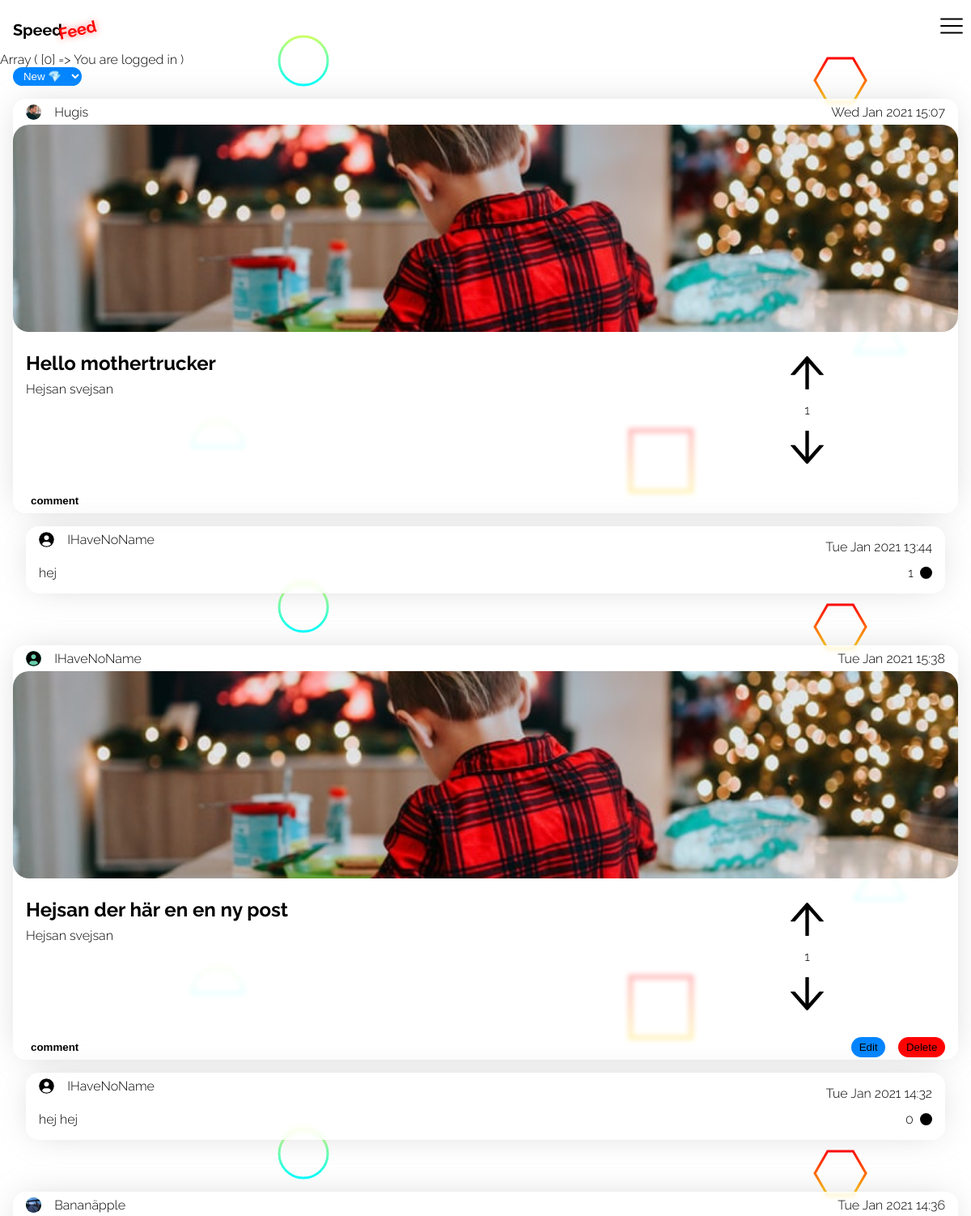
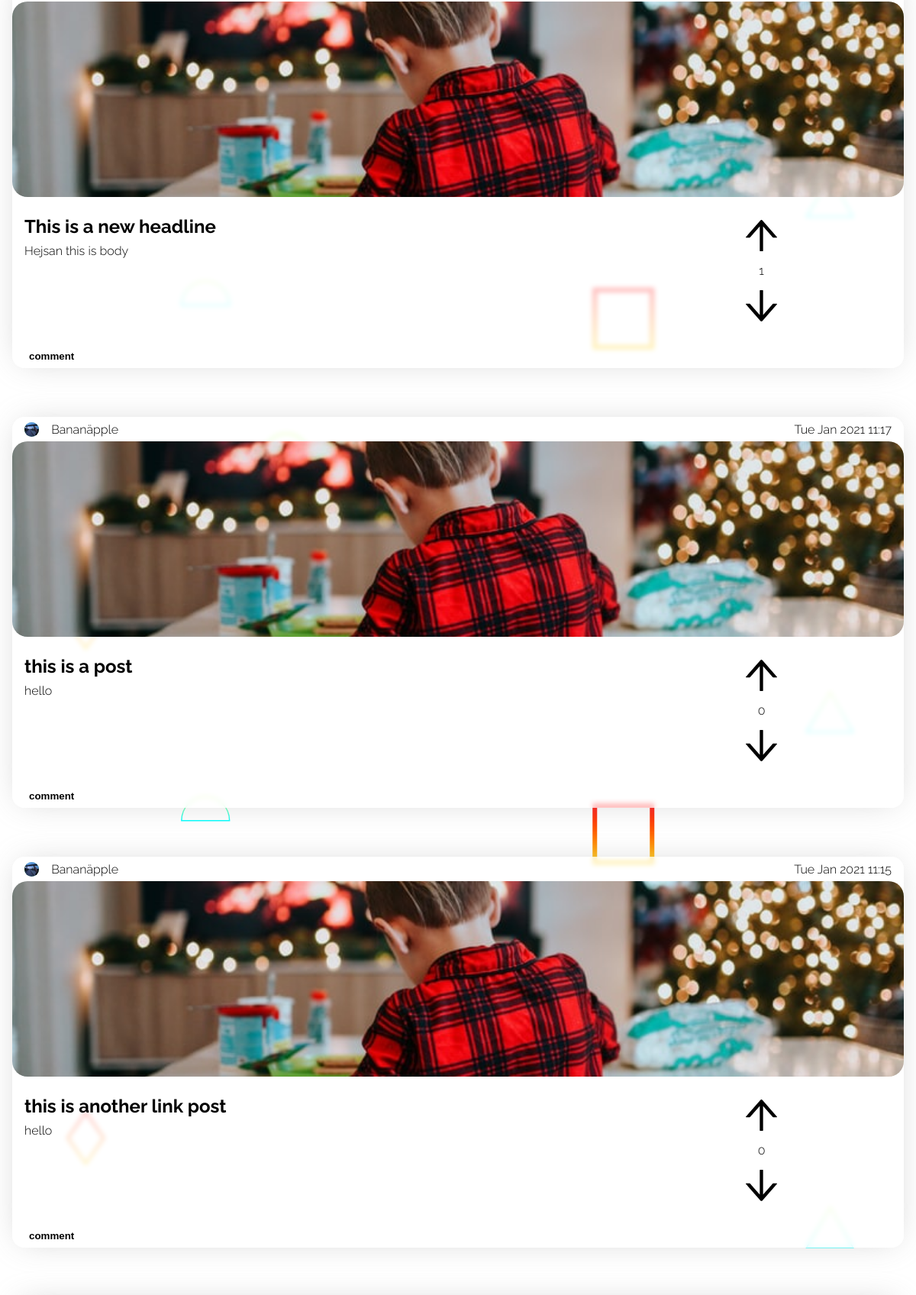
The page /views/index.php (signed in, upper part) on the database its author committed (2 pictures, top to bottom).
### tables this page shows
CREATE TABLE "Users" ("id" integer,"name" varchar,"email" varchar,"avatar_path" varchar,"password_hash" varchar,"bio" text, "sort_by" varchar, PRIMARY KEY (id));

CREATE TABLE "Posts" ("id" integer,"user_id" int,"header" varchar,"body" text,"date" int, "color" varchar, "upDown" int, "link" varchar, PRIMARY KEY (id));

CREATE TABLE "Comments" ("id" integer,"user_id" int,"post_id" int,"body" text, "date" int, PRIMARY KEY (id));

### functions.php (called while the page is built, shortened)
<?php
function logMessage()
{
    $errorArray = [];
    if (count($_SESSION['message']) > 0) {
        foreach (($_SESSION['message']) as $message) {
            if ($message['type'] !== 3) {
                $errorArray[] = $message['message'];
            } else {
                $errorArray = [];
            }
        }
        if (count($errorArray) > 0) {
            print_r($errorArray);
        }
    }
}
function existUpvote($db, $commentid, $userid)
{
    $query = 'SELECT * FROM comment_likes WHERE comment_id = :comment_id AND user_id = :user_id';
    $statement = $db->prepare($query);
    $statement->bindParam(':comment_id', $commentid, PDO::PARAM_INT);
    $statement->bindParam(':user_id', $userid, PDO::PARAM_INT);
    $statement->execute();
    $upvote = $statement->fetch(PDO::FETCH_ASSOC);
    if ($upvote) {
        return true;
    } else {
        return false;
    }
}
function getUpvotes($db, $id): int
{
    $query = 'SELECT COUNT(*) FROM comment_likes WHERE comment_id = :comment_id';
    $statement = $db->prepare($query);
    $statement->bindParam(':comment_id', $id, PDO::PARAM_INT);
    $statement->execute();
    $upvotes = $statement->fetch(PDO::FETCH_ASSOC);
    return (int) $upvotes["COUNT(*)"];
}

### views/index.php (the view, shortened to what this page needs)
<?php
require('header.php');
require('../functions.php');
$db = new PDO('sqlite:../hacker_news_database.sqlite3');
if (isset($_SESSION['user'])) {
    $userId = $_SESSION['user']['id'];
    $stmt = $db->prepare("SELECT sort_by FROM Users where id = :userId");
    $stmt->bindParam(':userId', $userId);
    $stmt->execute();
    $data = $stmt->fetch(PDO::FETCH_ASSOC);
    $sort_by = $data['sort_by'];
} else {
    if (isset($_SESSION['sort'])) {
        $sort_by = $_SESSION['sort'];
    } else {
        $sort_by = 'new';
    }
}
if ($sort_by === 'new') {
    $result = $db->query("SELECT * FROM Posts ORDER BY \"date\" DESC LIMIT 30");
} else if ($sort_by === 'mostupvoted') {
    $result = $db->query("SELECT id, user_id, header, body, date, link, ifnull((select sum(up_down) from likes where posts.id=likes.post_id), 0) AS antallikes FROM Posts ORDER BY antallikes DESC LIMIT 30");
}
$posts = $result->fetchAll(PDO::FETCH_ASSOC);
?>
<body>
    <?php require('./nav.php') ?>
    <select class="sort-by" name="sort" id="">
        <option <?php if ($sort_by === 'new') {
                    echo 'selected';
                } ?>value="new">New 💎</option>
    </select>
    <?php foreach ($posts as $post) : ?>
        <?php
        $postId = $post['id'];
        $upvoteImage = '/images/upvote.svg';
        $downvoteImage = '/images/downvote.svg';
        if (isset($_SESSION['user'])) {
            $hasLikedResult = $db->query("SELECT * FROM Likes WHERE post_id = $postId AND user_id = $userId AND up_down = 1");
            $hasLikedData = $hasLikedResult->fetch(PDO::FETCH_ASSOC);
            if (isset($hasLikedData['id'])) {
                $hasLiked = true;
                $upvoteImage = '/images/upvoteActive.svg';
            } else {
                $hasLiked = false;
                $upvoteImage = '/images/upvote.svg';
            }
            $hasDislikedResult = $db->query("SELECT id FROM Likes WHERE post_id = $postId AND user_id = $userId AND up_down = -1");
            $hasDislikedData = $hasDislikedResult->fetch(PDO::FETCH_ASSOC);
            if (isset($hasDislikedData['id'])) {
                $hasDisliked = true;
                $downvoteImage = '/images/downvoteActive.svg';
            } else {
                $hasDisliked = false;
                $downvoteImage = '/images/downvote.svg';
            }
        }
        $commentResult = $db->query("SELECT * FROM Comments WHERE post_id = $postId");
        $comments = $commentResult->fetchAll(PDO::FETCH_ASSOC);
        $likesResult = $db->query("SELECT COUNT(user_id) AS 'likes' FROM Likes WHERE post_id = $postId AND up_down = 1");
        $likes = $likesResult->fetch(PDO::FETCH_ASSOC)['likes'];
        $dislikeResult = $db->query("SELECT COUNT(user_id) AS 'dislikes' FROM Likes WHERE post_id = $postId AND up_down = -1");
        $dislikes = $dislikeResult->fetch(PDO::FETCH_ASSOC)['dislikes'];
        $LikesSum = $likes - $dislikes;
        $postUserId = $post['user_id'];
        $result = $db->query("SELECT * FROM Users WHERE id = $postUserId");
        $user = $result->fetch(PDO::FETCH_ASSOC);
        isset($user['avatar_path']) ? $avatarPath = $user['avatar_path'] : $avatarPath = '/Account/uploads/default.svg';
        if (isset($user['name'])) {
            $userName = $user['name'];
        } else {
            $userName = 'IHaveNoName';
        }
        ?>
        <div data-postId="<?= $postId ?>" class="post id<?= $postId ?> post-group<?= $postId ?>">
            <div class="date-section">
                <div class="left">
                    <img src=<?= $avatarPath ?> alt="">
                    <p class="name"><?= $userName ?></p>
                </div>
                <div class="right">
                    <p class="date"><?= date('D M Y H:i', $post['date']) ?></p>
                </div>
            </div>
            <a href="<?= $post['link'] ?>">
                <div class="image-section">
                    <img src="/images/photo-1609050470947-f35aa6071497.jpeg" alt="">
                </div>
            </a>
            <div class="text-section">
                <div class="text-section-text">
                    <h2><?= $post['header'] ?></h2>
                    <p><?= $post['body'] ?></p>
                </div>
                <div class="text-section-vote" data-post="<?= $post['id'] ?>">
                    <div class="upvote-section img-container">
                        <img class="upvote <?= $hasLiked ? 'upvote-active' : 'upvoteInactive' ?>" src="<?= $upvoteImage ?>" alt="">
                    </div>
                    <p><?= $LikesSum ?></p>
                    <div class="downvote-section img-container">
                        <img class="downvote <?= $hasDisliked ? 'downvote-active' : 'downvoteInactive' ?>" src="<?= $downvoteImage ?>" alt="">
                    </div>
                </div>
            </div>
            <div class="bottom-section">
                <div class="left">
                    <button class="post-coment-button">comment</button>
                </div>
                <?php if (isset($_SESSION['user']) && $post['user_id'] === $_SESSION['user']['id']) : ?>
                    <div class="right">
                        <button class="post-edit-button">Edit</button>
                        <button class="post-delete-button">Delete</button>
                    </div>
                <?php endif ?>
            </div>
        </div>
        <?php foreach ($comments as $comment) : ?>
            <?php
            $commenter_id = $comment['user_id'];
            $result = $db->query("SELECT name FROM Users WHERE id = $commenter_id");
            $data = $result->fetch(PDO::FETCH_ASSOC);
            $commenter_name = $data['name'];
            $commentId = $comment['id'];
            $commenterId = $comment['user_id'];
            $result = $db->query("SELECT * FROM Users WHERE id = $commenterId");
            $commenter = $result->fetch(PDO::FETCH_ASSOC);
            $commentImageURL = $commenter['avatar_path'];
            isset($commenter['avatar_path']) ? $commentImageURL = $commenter['avatar_path'] : $commentImageURL = '/Account/uploads/default.svg';
            if (isset($commenter['name'])) {
                $commenter_name = $commenter['name'];
            } else {
                $commenter_name = 'IHaveNoName';
            }
            ?>
            <div data-postId="<?= $postId ?>" data-id="<?= $commentId ?>" class="comment post<?= $postId ?> post-group<?= $postId ?> comment-id<?= $commentId ?>">
                <div class="upper">
                    <div class="left">
                        <img src=<?= $commentImageURL ?> alt="">
                        <p class="name"><?= $commenter_name ?></p>
                    </div>
                    <div class="right">
                        <p class="date"><?= date('D M Y H:i', $comment['date']) ?></p>
                    </div>
                </div>
                <div class="lower">
                    <div class="left">
                        <p class="comment-paragraph"><?= $comment['body'] ?></p>
                    </div>
                    <div class="right">
                        <span class="vote-number" data-id="<?= $commentId; ?>"><?= getUpvotes($db, $commentId) ?></span>
                        <?php if (isset($_SESSION['user'])) : ?>
                            <form class="like-comment-form" action="/Account/like-comment.php" method="post">
                                <?php if (!existUpvote($db, $commentId, $_SESSION['user']['id'])) : ?>
                                    <button style="background-color: black;" value="submit" type="submit" class="like-comment-button" data-id="<?= $commentId; ?>"></button>
                                <?php else : ?>
                                    <button style="background-color: rgb(37, 104, 246);" value="submit" type="submit" class="like-comment-button" data-id="<?= $commentId; ?>"></button>
                                <?php endif; ?>
                            </form>
                        <?php else : ?>
                            <button style="background-color: black;" value="submit" type="submit" class="like-comment-button" data-id="<?= $commentId; ?>"></button>
                        <?php endif; ?>
                    </div>
                </div>
            </div>
        <?php endforeach ?>
    <?php endforeach ?>
</body>
<?php require('footer.php') ?>

### styles/posts.css (style rules this page uses)
:root { font-size: 16px; font-family: Raleway; --backdrop-blur: 3px; --post-background-color: rgba(255, 255, 255, 0.747); --box-shadow: 0px 0px 43px -12px rgba(184, 184, 184, 0.75); }
.post { background: var(--post-background-color); backdrop-filter: blur(var(--backdrop-blur)); max-width: 100%; display: flex; flex-direction: column; border-radius: 1rem; margin: 0rem 1rem 0rem 1rem; overflow: hidden; margin-bottom: 1rem; margin-top: 1rem; box-shadow: var(--box-shadow); }
.post:not(:first-of-type) { margin-top: 4rem; }
.date-section { height: 2rem; display: flex; justify-content: space-between; }
.date-section .left { display: flex; align-items: center; justify-content: center; margin-left: 1rem; height: 2rem; position: relative; }
.date-section .right { display: flex; flex-direction: row; height: 100%; margin-right: 1rem; position: relative; }
.date-section .left img { background: mediumaquamarine; height: 1.2rem; width: 1.2rem; border-radius: 50%; margin-right: 1rem; }
.date-section .right * { display: flex; align-items: center; justify-content: center; }
.date-section .left .name { display: flex; align-items: center; justify-content: center; }
.date-section .left .name { height: 100%; margin: 0; margin-right: 1rem; }
.date-section .right .date { height: 100%; margin: 0; }
.image-section { height: 16rem; width: 100%; overflow: hidden; }
.image-section img { position: relative; border-radius: 20px; height: 100%; width: 100%; object-fit: cover; }
.text-section { height: 10rem; display: flex; padding: 1rem; }
.text-section .text-section-text { width: 70%; }
.text-section .text-section-text h2 { margin: 0.5rem 0rem; }
.text-section .text-section-text p { margin: 0.5rem 0rem; }
.text-section .text-section-vote { width: 30%; display: flex; flex-direction: column; position: relative; }
.img-container { position: relative; width: 100%; margin: 0; flex-grow: 1; height: 40%; display: flex; justify-content: center; align-items: center; }
.text-section .text-section-vote img.upvote { height: 60%; width: auto; }
.text-section .text-section-vote p { position: relative; width: 100%; margin: 0; flex-grow: 1; display: flex; justify-content: center; align-items: center; }
.text-section .text-section-vote img.downvote { height: 60%; width: auto; }
.upvoteInactive { height: 60%; width: auto; }
.downvoteInactive { height: 60%; width: auto; }
.bottom-section { height: 2rem; display: flex; justify-content: space-between; }
.bottom-section .left { display: flex; justify-content: center; align-items: center; margin-left: 1rem; }
.bottom-section .right { display: flex; justify-content: space-between; align-items: center; margin-right: 1rem; }
.bottom-section .left button { border: none; background: none; font-weight: bold; outline: none; }
.bottom-section .right .edit-button, .post-edit-button { border-radius: 5rem; background-color: rgb(0, 132, 255); appearance: none; border: none; margin-right: 1rem; padding: 0.3rem 0.6rem; }
.bottom-section .right .delete-button, .post-delete-button { border-radius: 5rem; background-color: rgb(255, 0, 0); appearance: none; padding: 0.3rem 0.6rem; border: none; }
.comment { position: relative; display: flex; flex-direction: column; border-radius: 1rem; margin: 0rem 2rem 1rem 2rem; flex-grow: 1; margin-bottom: 1rem; overflow: hidden; background: var(--post-background-color); backdrop-filter: blur(var(--backdrop-blur)); box-shadow: var(--box-shadow); }
.comment .upper { height: 2rem; display: flex; justify-content: space-between; }
.comment .upper .right { margin-right: 1rem; }
.comment .upper .left { display: flex; justify-content: space-between; align-items: center; margin-left: 1rem; }
.comment .upper .left img { height: 1.2rem; width: 1.2rem; border-radius: 50%; }
.comment .upper .left .name { margin-left: 1rem; }
.comment .lower { display: flex; justify-content: space-between; }
.comment .lower .right { display: flex; justify-content: center; align-items: center; margin-right: 1rem; }
.comment .lower .left { margin-left: 1rem; }
.like-comment-button { height: 15px; width: 15px; border: none; border-radius: 50%; margin-top: 3px; margin-left: 0.2rem; }
.vote-number { padding: 5px; }

### styles/main.css (style rules this page uses)
body { margin: 4rem 0 0 0; padding: 0; width: 100vw; background: url(/images/Scattered-Forcefields.svg); background-attachment: fixed; }

### rows shown on the page
users: sort "New 💎"
posts: user.avatar_path (picture), user.name "Hugis", date "Wed Jan 2021 15:07", header "Hello mothertrucker", body "Hejsan svejsan", LikesSum "1"
comments: user.name "IHaveNoName", date "Tue Jan 2021 13:44", body "hej", commentId "1"
posts: shows a picture, user.name "IHaveNoName", date "Tue Jan 2021 15:38", header "Hejsan der här en en ny post", body "Hejsan svejsan", LikesSum "1", shows "Edit"
comments: user.name "IHaveNoName", date "Tue Jan 2021 14:32", body "hej hej", commentId "0"
posts: user.avatar_path (picture), user.name "Bananäpple", date "Tue Jan 2021 14:36", header "This is a new headline", body "Hejsan this is body", LikesSum "1"
posts: user.avatar_path (picture), user.name "Bananäpple", date "Tue Jan 2021 11:17", header "this is a post", body "hello", LikesSum "0"
posts: user.avatar_path (picture), user.name "Bananäpple", date "Tue Jan 2021 11:15", header "this is another link post", body "hello", LikesSum "0"
